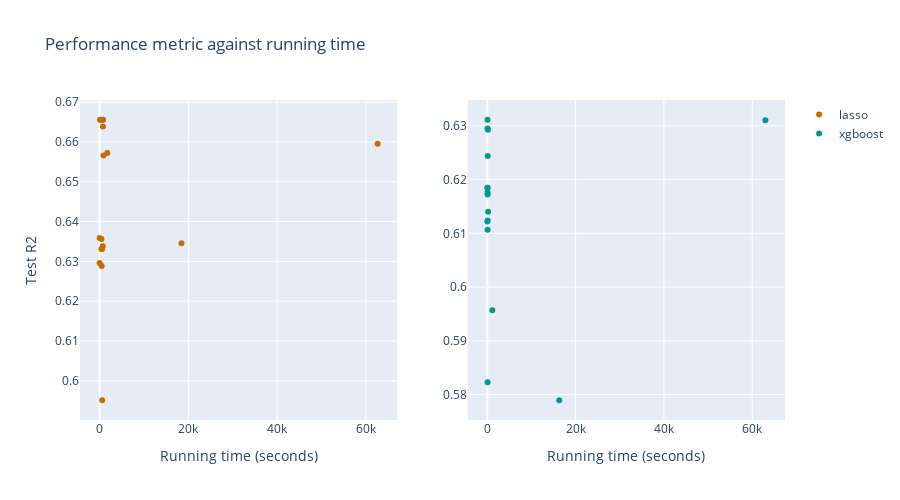

Here is the notebook cell this chart was saved with:
### Markdown cell above
#### Performance metric against running time

### Code cell
plot_outcomes(outcomes_lasso=outcomes_lasso, outcomes_xgboost=outcomes_xgboost, plot='metric_by_time')

### Figure 1 — Plotly figure (JSON) as saved in the notebook; plotly's stock layout.template omitted (floating-point values rounded to 4 significant figures)
{"data": [{"hovertemplate": "test_r2 = %{y:.4f}<br>running_time = %{x:.2f}<br>%{text}<br>", "marker": {"color": "#c56d00"}, "mode": "markers", "name": "lasso", "text": ["num_selected_features = 147<br>features_selection = Supervised selection (alpha=0.01)", "num_selected_features = 175<br>features_selection = No selection", "num_selected_features = 94<br>features_selection = Supervised selection (alpha=1)", "num_selected_features = 135<br>features_selection = Supervised selection (alpha=0.1)", "num_selected_features = 58<br>features_selection = RFECV", "num_selected_features = 51<br>features_selection = Sequential (forward)", "num_selected_features = 30<br>features_selection = RFE", "num_selected_features = 100<br>features_selection = Random selection", "num_selected_features = 32<br>features_selection = Supervised selection (alpha=10)", "num_selected_features = 63<br>features_selection = Correlation selection, then RFECV", "num_selected_features = 49<br>features_selection = Correlation selection, then sequential (forward)", "num_selected_features = 26<br>features_selection = Correlation selection, then RFE", "num_selected_features = 99<br>features_selection = Correlation selection", "num_selected_features = 99<br>features_selection = Correlation selection, then supervised selection (alpha=0.001)", "num_selected_features = 31<br>features_selection = Correlation selection, then supervised selection (alpha=10)", "num_selected_features = 50<br>features_selection = Correlation selection, then random selection", "num_selected_features = 99<br>features_selection = Variance selection"], "type": "scatter", "x": [664.6, 778.3, 77.23, 394.8, 762.5, 62640.0, 1735.0, 867.7, 5.294, 422.6, 18440.0, 710.1, 411.2, 560.1, 4.313, 471.4, 579.7], "xaxis": "x", "y": [0.6656, 0.6655, 0.6655, 0.6655, 0.6638, 0.6595, 0.6572, 0.6566, 0.6359, 0.6356, 0.6345, 0.6338, 0.6331, 0.6331, 0.6296, 0.6288, 0.5951], "yaxis": "y"}, {"hovertemplate": "test_r2 = %{y:.4f}<br>running_time = %{x:.2f}<br>%{text}<br>", "marker": {"color": "#01988d"}, "mode": "markers", "name": "xgboost", "text": ["num_selected_features = 94<br>features_selection = Supervised selection (alpha=1)", "num_selected_features = 51<br>features_selection = Sequential (forward)", "num_selected_features = 99<br>features_selection = Correlation selection", "num_selected_features = 58<br>features_selection = RFECV", "num_selected_features = 135<br>features_selection = Supervised selection (alpha=0.1)", "num_selected_features = 32<br>features_selection = Supervised selection (alpha=10)", "num_selected_features = 70<br>features_selection = Correlation selection, then random selection", "num_selected_features = 63<br>features_selection = Correlation selection, then RFECV", "num_selected_features = 175<br>features_selection = No selection", "num_selected_features = 26<br>features_selection = Correlation selection, then RFE", "num_selected_features = 99<br>features_selection = Correlation selection, then supervised selection (alpha=0.001)", "num_selected_features = 31<br>features_selection = Correlation selection, then supervised selection (alpha=10)", "num_selected_features = 80<br>features_selection = Random selection", "num_selected_features = 30<br>features_selection = RFE", "num_selected_features = 99<br>features_selection = Variance selection", "num_selected_features = 49<br>features_selection = Correlation selection, then sequential (forward)"], "type": "scatter", "x": [64.28, 62970.0, 60.24, 169.7, 105.5, 31.64, 64.43, 86.48, 92.57, 202.6, 82.55, 36.98, 86.43, 1147.0, 78.07, 16300.0], "xaxis": "x2", "y": [0.6311, 0.631, 0.6295, 0.6293, 0.6244, 0.6185, 0.6185, 0.6176, 0.6172, 0.614, 0.6124, 0.6122, 0.6107, 0.5957, 0.5823, 0.5789], "yaxis": "y2"}], "layout": {"barmode": "group", "height": 500, "title": {"text": "Performance metric against running time"}, "width": 900, "xaxis": {"anchor": "y", "domain": [0, 0.45], "title": {"text": "Running time (seconds)"}}, "xaxis2": {"anchor": "y2", "domain": [0.55, 1], "title": {"text": "Running time (seconds)"}}, "yaxis": {"anchor": "x", "domain": [0, 1], "title": {"text": "Test R2"}}, "yaxis2": {"anchor": "x2", "domain": [0, 1], "title": {"text": ""}}}}
